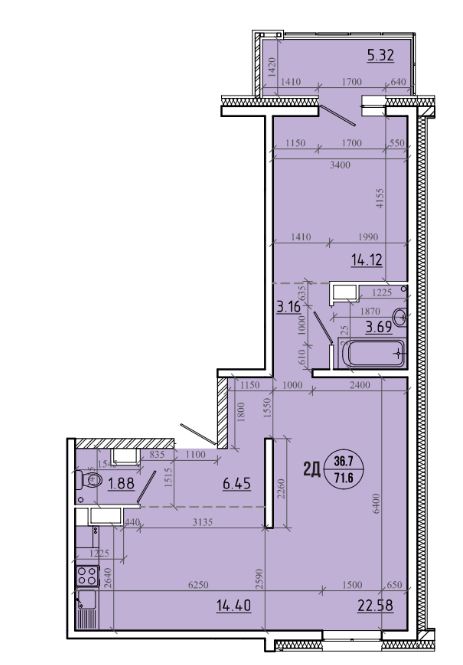
#> input picture flats/7.1 2Д.png, 463 x 665 px
$ python convert_plan_7_1.py
#> lines starting #> are read from the running program, lines starting #| are printed output that depends on the picture; after the words box and inside, x2 and y2 are one past the last pixel; in counts of white or black regions, pixels touching at a corner belong together
from __future__ import annotations

import json
from dataclasses import dataclass
from pathlib import Path
from typing import Dict, List, Tuple

import numpy as np
from PIL import Image
from scipy import ndimage as ndi
from shapely.geometry import LineString, Point, Polygon
from shapely.ops import unary_union
from skimage import measure


ROOT = Path(__file__).resolve().parent
IMAGE_PATH = ROOT / "7.1 2Д.png"
OUTPUT_DIR = ROOT / "testFlat4"
OUTPUT_PATH = OUTPUT_DIR / "plan_2d_converted.json"

# Dimension reference extracted via OCR: 1410 mm across 166 pixels of the plan
REFERENCE_MM = 1410.0
REFERENCE_PX = 166.0


@dataclass
class OpeningProjection:
    edge: Tuple[Tuple[float, float], Tuple[float, float]]
    offset: float


class PlanExtractionError(RuntimeError):
    """Raised when the plan outline cannot be extracted."""

    pass


def load_plan_mask(image_path: Path) -> Tuple[np.ndarray, np.ndarray]:
    image = Image.open(image_path).convert("RGB")
    arr = np.array(image)
    # Anything darker than near-white is treated as part of the drawing.
    mask = np.all(arr < 240, axis=2)
    return arr, mask


def extract_outline(mask: np.ndarray) -> Polygon:
    contours = measure.find_contours(mask.astype(float), 0.5)
    polygons: List[Polygon] = []
    height = mask.shape[0]
    for contour in contours:
        if contour.shape[0] < 40:
            continue
        coords = [(float(x), float(height - y)) for y, x in contour]
        poly = Polygon(coords)
        if poly.area < 500.0:
            continue
        polygons.append(poly)
    if not polygons:
        raise PlanExtractionError("Не удалось выделить контур квартиры")
    polygons.sort(key=lambda p: p.area, reverse=True)
    return polygons[0]


def polygon_to_mm(poly: Polygon, scale: float) -> Polygon:
    minx, miny, _, _ = poly.bounds

    def transform(coords: List[Tuple[float, float]]) -> List[Tuple[float, float]]:
        return [((x - minx) * scale, (y - miny) * scale) for x, y in coords]

    shell = transform(list(poly.exterior.coords))
    holes = [transform(list(ring.coords)) for ring in poly.interiors]
    return Polygon(shell, holes)


def simplify_polygon(poly: Polygon, tolerance: float) -> Polygon:
    simplified = poly.simplify(tolerance, preserve_topology=True)
    if simplified.is_empty:
        return poly
    if isinstance(simplified, Polygon):
        return simplified
    unioned = unary_union(simplified)
    if isinstance(unioned, Polygon):
        return unioned
    largest = max(unioned.geoms, key=lambda g: g.area)
    return largest


def project_point_to_outline(point: Tuple[float, float], outline: Polygon) -> OpeningProjection:
    coords = list(outline.exterior.coords)
    best: OpeningProjection | None = None
    best_distance: float | None = None
    p = Point(point)
    for idx in range(len(coords) - 1):
        a = coords[idx]
        b = coords[idx + 1]
        segment = LineString([a, b])
        proj_distance = segment.project(p)
        closest = segment.interpolate(proj_distance)
        distance = p.distance(closest)
        if best_distance is None or distance < best_distance:
            best_distance = distance
            best = OpeningProjection(edge=(tuple(map(float, a)), tuple(map(float, b))), offset=float(proj_distance))
    if best is None:
        raise PlanExtractionError("Не удалось найти ближайший отрезок для проёма")
    return best


def to_mm(x_px: float, y_px: float, minx: float, miny: float, scale: float, height: int) -> Tuple[float, float]:
    x_mm = (x_px - minx) * scale
    y_mm = (height - y_px - miny) * scale
    return x_mm, y_mm


def detect_windows(arr: np.ndarray, minx: float, miny: float, scale: float, outline: Polygon) -> List[Dict[str, object]]:
    gray = np.mean(arr, axis=2)
    wall_mask = gray < 80
    labeled, num = ndi.label(wall_mask)
    height, width = wall_mask.shape
    raw_entries: List[Dict[str, object]] = []
    for idx in range(1, num + 1):
        component = labeled == idx
        area = int(component.sum())
        if not (30 <= area <= 600):
            continue
        ys, xs = np.where(component)
        if ys.size == 0:
            continue
        y0, y1 = ys.min(), ys.max()
        x0, x1 = xs.min(), xs.max()
        # Only consider thin horizontal components near нижняя стена
        if (y0 < height - 50) or (y1 - y0 > 15) or (x1 - x0 < 10):
            continue
        cx_px = (x0 + x1) / 2.0
        cy_px = (y0 + y1) / 2.0
        center_mm = to_mm(cx_px, cy_px, minx, miny, scale, height)
        width_mm = (x1 - x0 + 1) * scale
        projection = project_point_to_outline(center_mm, outline)
        raw_entries.append(
            {
                "edge": [
                    [round(projection.edge[0][0], 1), round(projection.edge[0][1], 1)],
                    [round(projection.edge[1][0], 1), round(projection.edge[1][1], 1)],
                ],
                "centerOffset": round(projection.offset, 1),
                "width": round(width_mm, 1),
            }
        )
    raw_entries.sort(key=lambda w: w["centerOffset"])
    for idx, entry in enumerate(raw_entries, start=1):
        entry.update({"id": f"window_{idx}", "height": 1570.0, "sillHeight": 480.0})
    return raw_entries


def detect_balcony(arr: np.ndarray, minx: float, miny: float, scale: float) -> Tuple[List[List[float]], Polygon]:
    target_color = np.array([193, 176, 213])
    mask = np.linalg.norm(arr - target_color, axis=2) < 30
    labeled, num = ndi.label(mask)
    areas = ndi.sum(mask, labeled, index=range(1, num + 1))
    candidates: List[Tuple[int, int]] = []
    for label_idx, area in enumerate(areas, start=1):
        if 4000 <= area <= 7000:
            ys, _ = np.where(labeled == label_idx)
            if ys.size == 0:
                continue
            candidates.append((int(ys.min()), label_idx))
    if not candidates:
        raise PlanExtractionError("Не удалось определить геометрию балкона")
    top_candidate = min(candidates)[1]
    component_mask = labeled == top_candidate
    contour = max(measure.find_contours(component_mask.astype(float), 0.5), key=len)
    height = arr.shape[0]
    coords = []
    for y, x in contour:
        x_mm, y_mm = to_mm(float(x), float(y), minx, miny, scale, height)
        coords.append((x_mm, y_mm))
    polygon = Polygon(coords).simplify(5)
    vertices = [[round(x, 1), round(y, 1)] for x, y in polygon.exterior.coords]
    return vertices, polygon


def detect_balcony_door(arr: np.ndarray, minx: float, miny: float, scale: float, outline: Polygon) -> Dict[str, object]:
    gray = np.mean(arr, axis=2)
    wall_mask = gray < 80
    labeled, num = ndi.label(wall_mask)
    height = wall_mask.shape[0]
    door_candidate = None
    for idx in range(1, num + 1):
        component = labeled == idx
        area = int(component.sum())
        if not (150 <= area <= 4000):
            continue
        ys, xs = np.where(component)
        if ys.size == 0:
            continue
        if ys.min() > 150:
            continue
        x0, x1 = xs.min(), xs.max()
        y0, y1 = ys.min(), ys.max()
        width = x1 - x0
        height_px = y1 - y0
        if width < 20 or height_px < 20:
            continue
        door_candidate = (x0, y0, x1, y1)
        break
    if door_candidate is None:
        raise PlanExtractionError("Не удалось определить дверной проём на балкон")
    x0, y0, x1, y1 = door_candidate
    cx_px = (x0 + x1) / 2.0
    cy_px = (y0 + y1) / 2.0
    center_mm = to_mm(cx_px, cy_px, minx, miny, scale, height)
    width_mm = (x1 - x0 + 1) * scale
    projection = project_point_to_outline(center_mm, outline)
    door = {
        "id": "door_balcony_1",
        "edge": [
            [round(projection.edge[0][0], 1), round(projection.edge[0][1], 1)],
            [round(projection.edge[1][0], 1), round(projection.edge[1][1], 1)],
        ],
        "offset": round(projection.offset, 1),
        "width": round(width_mm, 1),
        "height": 2040.0,
        "swing": "out",
        "hinge": "right",
        "from": "z_main",
        "to": "balcony_1",
    }
    return door


def build_json(
    outline_mm: Polygon,
    windows: List[Dict[str, object]],
    balcony_vertices: List[List[float]],
    balcony_door: Dict[str, object],
) -> dict:
    minx, miny, maxx, maxy = outline_mm.bounds
    outline_coords = [[round(x, 1), round(y, 1)] for x, y in outline_mm.exterior.coords]

    entrance_edge = [[round(0.0, 1), round(123.2, 1)], [round(0.0, 1), round(1813.5, 1)]]

    return {
        "version": "apartment.v1",
        "units": {"length": "mm"},
        "coordinateSystem": {
            "origin": [0.0, 0.0],
            "x": "right",
            "y": "up",
            "elevationZero": 0.0,
        },
        "outline": {
            "type": "Polygon",
            "vertices": outline_coords,
        },
        "entrance": {
            "id": "door_entrance",
            "edge": entrance_edge,
            "offset": round(900.0, 1),
            "width": 900.0,
            "height": 2040.0,
            "swing": "in",
            "hinge": "left",
            "from": "exterior",
            "to": "z_main",
        },
        "zones": [
            {
                "id": "z_main",
                "name": "Жилая зона",
                "polygon": outline_coords,
            }
        ],
        "balconies": [
            {
                "id": "balcony_1",
                "name": "Лоджия",
                "polygon": balcony_vertices,
                "accessDoorId": balcony_door["id"],
            }
        ],
        "openings": {
            "doors": [balcony_door],
            "windows": windows,
        },
        "waterPoints": [],
        "dimensions": [
            {
                "id": "overall_width",
                "type": "linear",
                "from": [0.0, 0.0],
                "to": [round(maxx - minx, 1), 0.0],
                "value": round(maxx - minx, 1),
            },
            {
                "id": "overall_depth",
                "type": "linear",
                "from": [0.0, 0.0],
                "to": [0.0, round(maxy - miny, 1)],
                "value": round(maxy - miny, 1),
            },
        ],
    }


def main() -> None:
    arr, mask = load_plan_mask(IMAGE_PATH)
#> in load_plan_mask, image is the input picture: PIL image 463x665 RGB; mean R, G, B 219, 213.2, 225.9
#> in load_plan_mask, `mask = np.all(arr < 240, axis=2)`:
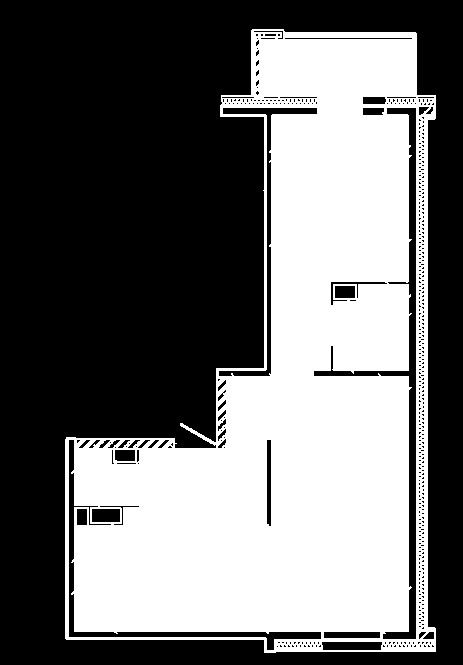
#> mask: shape (665, 463) bool; 43.2% white; 1 white region, box (x1, y1, x2, y2) and area: (65, 29, 436, 653) 133021
    outline_px = extract_outline(mask)
#> in extract_outline, `contours = measure.find_contours(mask.astype(float), 0.5)`: contours = 455 point arrays, longest 2237 points
#> after the loop in extract_outline, `for contour in contours:`: polygons = 4 items
    scale = REFERENCE_MM / REFERENCE_PX
    outline_mm = polygon_to_mm(simplify_polygon(outline_px, 0.8), scale)
    minx, miny, _, _ = outline_px.bounds
#> minx = 64.5; miny = 12.5
    windows = detect_windows(arr, minx, miny, scale, outline_mm)
#> in detect_windows, `wall_mask = gray < 80`:
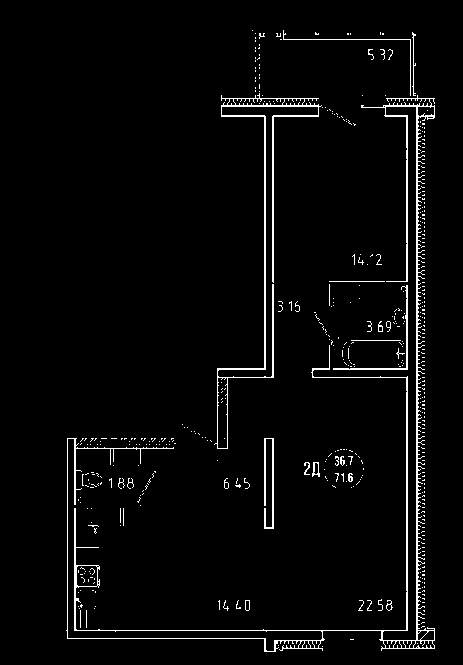
#> wall_mask: shape (665, 463) bool; 3.2% white in thin lines or dots, all inside (x1, y1, x2, y2) = (66, 30, 435, 652)
#> in detect_windows, `labeled, num = ndi.label(wall_mask)`:
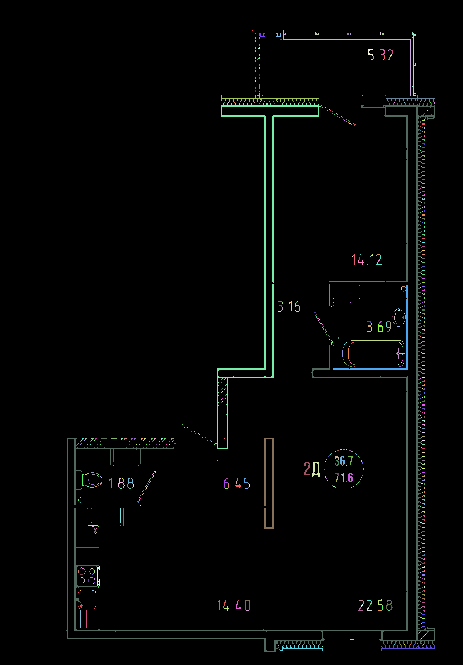
#> labeled: shape (665, 463) int32; 805 distinct labels, from 0 to 804; one colour per label, 0 black
#> in detect_windows, `labeled, num = ndi.label(wall_mask)`: num = 804
#> the loop in detect_windows, `for idx in range(1, num + 1):` made 804 passes
#> (area, y0, y1, x0, x1) on passes 2, 5, 48: (196, 30, 95, 283, 410), (80, 32, 95, 412, 415), (165, 93, 101, 221, 318)
#> pass 1, in detect_windows, `component = labeled == idx`:
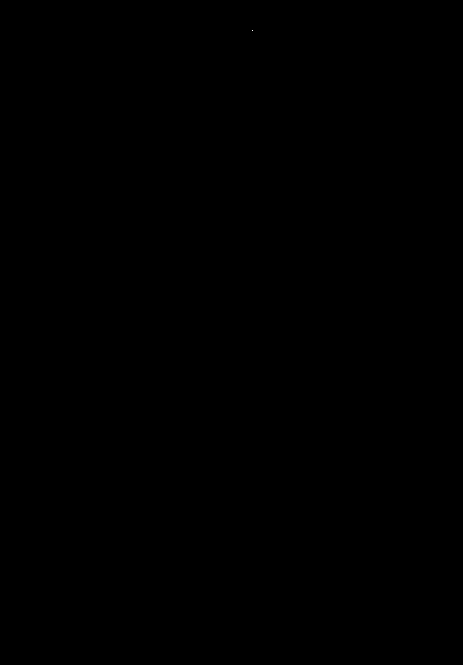
#> component: shape (665, 463) bool; 0% white in thin lines or dots, all inside (x1, y1, x2, y2) = (252, 30, 253, 31)
#> after the loop in detect_windows, `for idx in range(1, num + 1):`: component: shape (665, 463) bool; 0% white in thin lines or dots, all inside (x1, y1, x2, y2) = (279, 649, 280, 650)
#> after the loop in detect_windows, `for idx in range(1, num + 1):`: raw_entries = 2 items
#> the loop in detect_windows, `for idx, entry in enumerate(raw_entries, start=1):` made 2 passes
#> idx on passes 1 to 2: 1, 2
#> windows = 2 items
    balcony_vertices, _ = detect_balcony(arr, minx, miny, scale)
#> in detect_balcony, `mask = np.linalg.norm(arr - target_color, axis=2) < 30`:
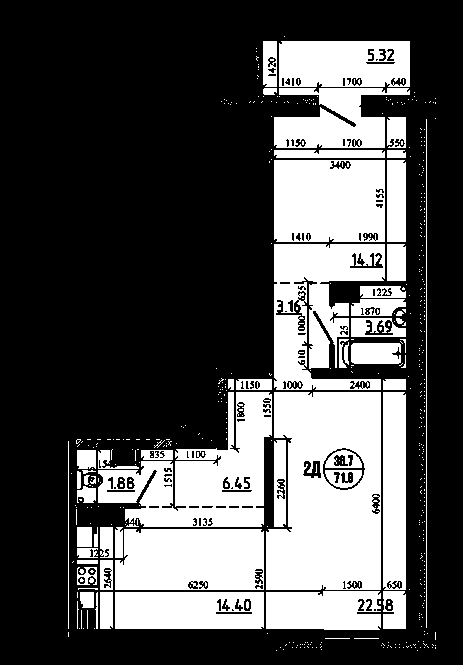
#> mask: shape (665, 463) bool; 31.8% white; 530 white regions (467 under 20 px), largest, box (x1, y1, x2, y2) and area: (266, 392, 381, 590) 18592, (98, 392, 272, 527) 11602, (274, 244, 385, 390) 9802
#> in detect_balcony, `labeled, num = ndi.label(mask)`:
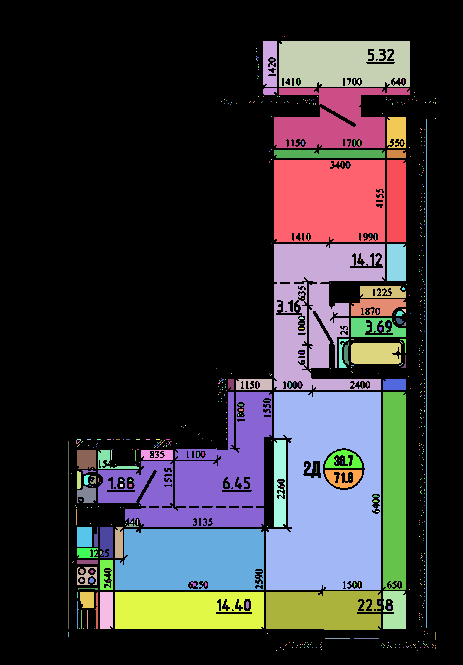
#> labeled: shape (665, 463) int32; 657 distinct labels, from 0 to 656; one colour per label, 0 black
#> in detect_balcony, `labeled, num = ndi.label(mask)`: num = 656
#> in detect_balcony, `areas = ndi.sum(mask, labeled, index=range(1, num + 1))`: areas = 656 values, max 18572 at index 284, min 1 at index 0, mean 149.1
#> the loop in detect_balcony, `for label_idx, area in enumerate(areas, start=1):` made 656 passes
#> area on passes 2, 3, 23: 548, 5529, 89
#> after the loop in detect_balcony, `for label_idx, area in enumerate(areas, start=1):`: candidates = [(41, 3), (88, 24), (392, 286), (591, 546), (592, 552)]
#> in detect_balcony, `top_candidate = min(candidates)[1]`: top_candidate = 3
#> in detect_balcony, `component_mask = labeled == top_candidate`:
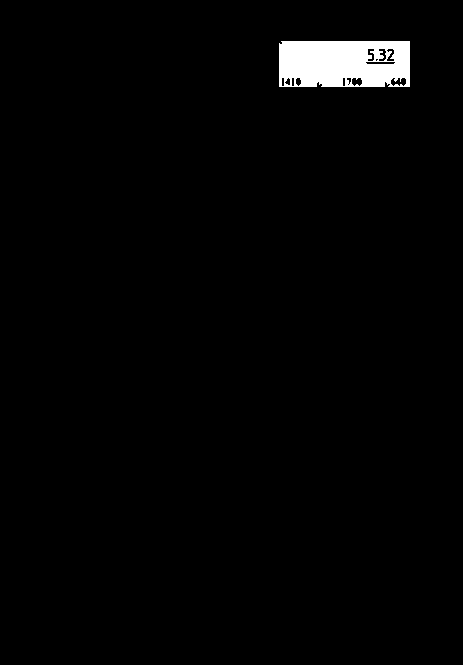
#> component_mask: shape (665, 463) bool; 1.8% white; 1 white region, box (x1, y1, x2, y2) and area: (279, 41, 410, 87) 5529
#> in detect_balcony, `contour = max(measure.find_contours(component_mask.astype(float), 0.5)..`: contour = 389 pairs, first value 40.5 to 86.5, second value 278.5 to 409.5
#> the loop in detect_balcony, `for y, x in contour:` made 389 passes
#> (y, x, x_mm, y_mm) on passes 1 to 3: (86.5, 409, 2926.2, 4807.6), (86.5, 408, 2917.7, 4807.6), (86.5, 407, 2909.2, 4807.6)
#> after the loop in detect_balcony, `for y, x in contour:`: coords = 389 pairs, first value 1817.7 to 2930.4, second value 4807.6 to 5198.3
#> in detect_balcony, `vertices = [[round(x, 1), round(y, 1)] for x, y in polygon.exterior.co..`: vertices = 21 items, first 6: [2926.2, 4807.6], [2747.8, 4807.6], [2743.6, 4811.8], [2760.5, 4828.8], [2747.8, 4833.1], [2739.3, 4824.6]
#> balcony_vertices has the same summary as vertices in detect_balcony
    balcony_door = detect_balcony_door(arr, minx, miny, scale, outline_mm)
#> in detect_balcony_door, `labeled, num = ndi.label(wall_mask)`: num = 804
#> the loop in detect_balcony_door, `for idx in range(1, num + 1):` made 2 passes
#> (area, x0, x1, y0, y1, width, height_px, door_candidate) on pass 2: (196, 283, 410, 30, 95, 127, 65, (283, 30, 410, 95))
#> in detect_balcony_door, `cx_px = (x0 + x1) / 2.0`: cx_px = 346.5
#> in detect_balcony_door, `cy_px = (y0 + y1) / 2.0`: cy_px = 62.5
#> in detect_balcony_door, `center_mm = to_mm(cx_px, cy_px, minx, miny, scale, height)`: center_mm = (2395.3, 5011.4)
#> in detect_balcony_door, `width_mm = (x1 - x0 + 1) * scale`: width_mm = 1087.2
#> balcony_door = 9 items
    plan_json = build_json(outline_mm, windows, balcony_vertices, balcony_door)
#> plan_json = 10 items
    OUTPUT_DIR.mkdir(parents=True, exist_ok=True)
    OUTPUT_PATH.write_text(json.dumps(plan_json, ensure_ascii=False, indent=2), encoding="utf-8")
    print(f"Saved {OUTPUT_PATH}")


if __name__ == "__main__":
    main()
